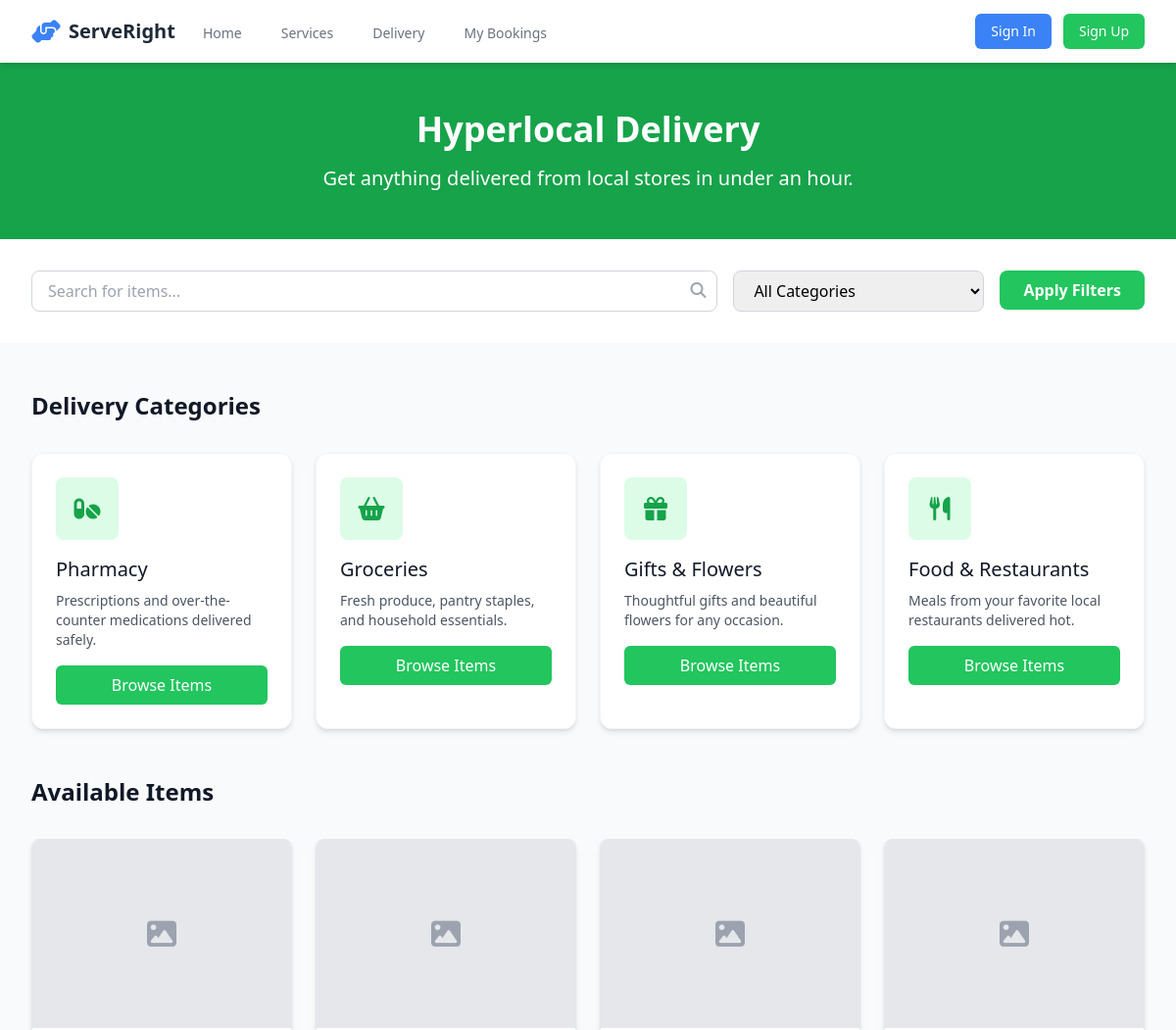
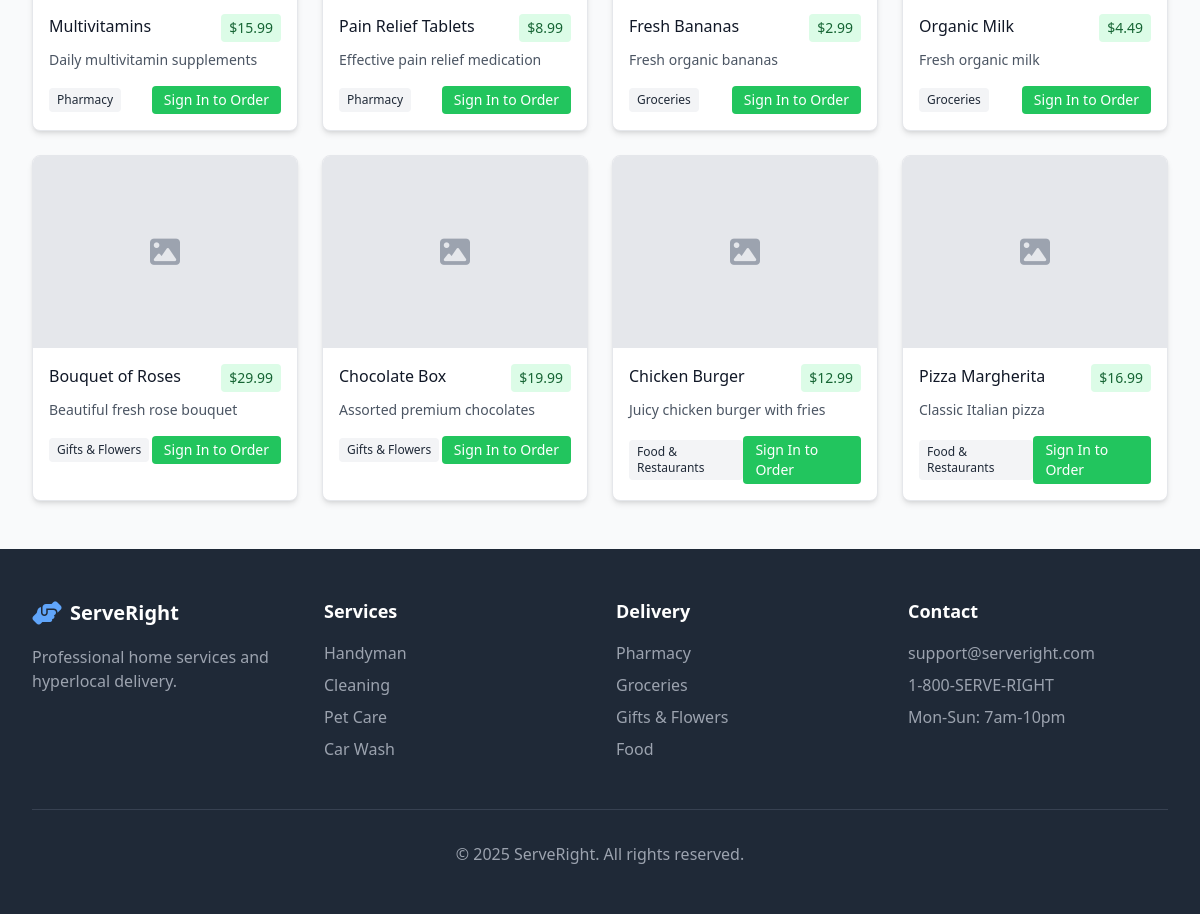
Screenshot of /delivery.php with the database file from the repository (2 pictures, top to bottom).
### tables this page shows
CREATE TABLE delivery_categories (
    id INT AUTO_INCREMENT PRIMARY KEY,
    name VARCHAR(100) NOT NULL,
    description TEXT,
    icon_class VARCHAR(50)
);

CREATE TABLE delivery_items (
    id INT AUTO_INCREMENT PRIMARY KEY,
    category_id INT,
    name VARCHAR(100) NOT NULL,
    description TEXT,
    price DECIMAL(10,2) NOT NULL,
    image_url VARCHAR(255),
    is_available BOOLEAN DEFAULT TRUE,
    FOREIGN KEY (category_id) REFERENCES delivery_categories(id)
);

### config.php (called while the page is built, shortened)
<?php
function is_logged_in() {
    return isset($_SESSION['user_id']);
}
?>

### delivery.php (the view, shortened to what this page needs)
<?php
require_once 'config.php';
$search = isset($_GET['search']) ? sanitize_input($_GET['search']) : '';
$category_id = isset($_GET['category_id']) ? intval($_GET['category_id']) : 0;
$conn = get_db_connection();
$categories_sql = "SELECT * FROM delivery_categories";
$categories_result = mysqli_query($conn, $categories_sql);
$categories = mysqli_fetch_all($categories_result, MYSQLI_ASSOC);
$items_sql = "SELECT di.*, dc.name as category_name
              FROM delivery_items di
              JOIN delivery_categories dc ON di.category_id = dc.id
              WHERE di.is_available = TRUE";
$items_sql .= " ORDER BY di.category_id, di.name";
$stmt = mysqli_prepare($conn, $items_sql);
mysqli_stmt_execute($stmt);
$items_result = mysqli_stmt_get_result($stmt);
$items = mysqli_fetch_all($items_result, MYSQLI_ASSOC);
?>
<!DOCTYPE html>
<html lang="en">
<head>
    <script src="https://cdn.tailwindcss.com"></script>
    <link rel="stylesheet" href="https://cdnjs.cloudflare.com/ajax/libs/font-awesome/6.4.0/css/all.min.css">
</head>
<body class="bg-gray-50">
    <?php include 'navigation.php'; ?>
    <section class="bg-green-600 text-white py-12">
        <div class="max-w-7xl mx-auto px-4 sm:px-6 lg:px-8">
            <div class="text-center">
                <h1 class="text-4xl font-bold">Hyperlocal Delivery</h1>
                <p class="mt-4 text-xl">Get anything delivered from local stores in under an hour.</p>
            </div>
        </div>
    </section>
    <section class="py-8 bg-white">
        <div class="max-w-7xl mx-auto px-4 sm:px-6 lg:px-8">
            <form method="GET" class="flex flex-col md:flex-row gap-4">
                <div class="flex-1">
                    <div class="relative">
                        <input type="text" name="search" placeholder="Search for items..."
                               value="<?php echo htmlspecialchars($search); ?>"
                               class="w-full px-4 py-2 border border-gray-300 rounded-lg focus:ring-2 focus:ring-green-500 focus:border-green-500">
                        <button type="submit" class="absolute right-3 top-2 text-gray-400 hover:text-gray-600">
                            <i class="fas fa-search"></i>
                        </button>
                    </div>
                </div>
                <div class="md:w-64">
                    <select name="category_id" class="w-full px-4 py-2 border border-gray-300 rounded-lg focus:ring-2 focus:ring-green-500 focus:border-green-500">
                        <option value="0" <?php echo $category_id == 0 ? 'selected' : ''; ?>>All Categories</option>
                    </select>
                </div>
                <div>
                    <button type="submit" class="w-full md:w-auto bg-green-500 hover:bg-green-600 text-white px-6 py-2 rounded-lg font-semibold transition duration-300">
                        Apply Filters
                    </button>
                </div>
            </form>
        </div>
    </section>
    <section class="py-12">
        <div class="max-w-7xl mx-auto px-4 sm:px-6 lg:px-8">
            <div class="mb-12">
                <h2 class="text-2xl font-bold text-gray-900 mb-8">Delivery Categories</h2>
                <div class="grid grid-cols-1 sm:grid-cols-2 lg:grid-cols-4 gap-6">
                    <?php foreach ($categories as $category): ?>
                        <div class="category-card bg-white rounded-xl shadow-md overflow-hidden border border-gray-100">
                            <div class="p-6">
                                <div class="flex items-center justify-center w-16 h-16 bg-green-100 rounded-lg mb-4">
                                    <i class="<?php echo $category['icon_class']; ?> text-green-600 text-2xl"></i>
                                </div>
                                <h3 class="text-xl font-medium text-gray-900"><?php echo $category['name']; ?></h3>
                                <p class="mt-2 text-gray-600 text-sm"><?php echo $category['description']; ?></p>
                                <button onclick="filterByCategory(<?php echo $category['id']; ?>)"
                                        class="mt-4 w-full bg-green-500 hover:bg-green-600 text-white py-2 px-4 rounded-md font-medium transition duration-300">
                                    Browse Items
                                </button>
                            </div>
                        </div>
                    <?php endforeach; ?>
                </div>
            </div>
            <div>
                <h2 class="text-2xl font-bold text-gray-900 mb-8">Available Items</h2>
                <?php if (empty($items)): ?>
                    <div class="text-center py-12">
                        <i class="fas fa-search text-gray-400 text-5xl mb-4"></i>
                        <h3 class="text-xl font-semibold text-gray-900">No items found</h3>
                        <p class="text-gray-600 mt-2">Try adjusting your search criteria</p>
                    </div>
                <?php else: ?>
                    <div class="grid grid-cols-1 md:grid-cols-2 lg:grid-cols-4 gap-6">
                        <?php foreach ($items as $item): ?>
                            <div class="item-card bg-white rounded-lg shadow-md overflow-hidden border border-gray-200">
                                <div class="h-48 bg-gray-200 flex items-center justify-center">
                                    <i class="fas fa-image text-gray-400 text-3xl"></i>
                                </div>
                                <div class="p-4">
                                    <div class="flex justify-between items-start mb-2">
                                        <h3 class="font-medium text-gray-900"><?php echo $item['name']; ?></h3>
                                        <span class="bg-green-100 text-green-800 text-sm font-medium px-2 py-1 rounded">
                                            $<?php echo $item['price']; ?>
                                        </span>
                                    </div>
                                    <p class="text-gray-600 text-sm mb-4"><?php echo $item['description']; ?></p>
                                    <div class="flex items-center justify-between">
                                        <span class="bg-gray-100 text-gray-800 text-xs font-medium px-2 py-1 rounded">
                                            <?php echo $item['category_name']; ?>
                                        </span>
                                        <?php if (is_logged_in()): ?>
                                            <button onclick="openOrderModal(<?php echo $item['id']; ?>, '<?php echo addslashes($item['name']); ?>', <?php echo $item['price']; ?>)"
                                                    class="bg-green-500 hover:bg-green-600 text-white px-3 py-1 rounded text-sm font-medium transition duration-300">
                                                Order Now
                                            </button>
                                        <?php else: ?>
                                            <a href="signin.php" class="bg-green-500 hover:bg-green-600 text-white px-3 py-1 rounded text-sm font-medium transition duration-300">
                                                Sign In to Order
                                            </a>
                                        <?php endif; ?>
                                    </div>
                                </div>
                            </div>
                        <?php endforeach; ?>
                    </div>
                <?php endif; ?>
            </div>
        </div>
    </section>
    <?php include 'footer.php'; ?>
</body>
</html>

### navigation.php (shortened to what this page needs)
<nav class="bg-white shadow-md sticky top-0 z-50">
    <div class="max-w-7xl mx-auto px-4 sm:px-6 lg:px-8">
        <div class="flex justify-between h-16">
            <div class="flex items-center">
                <a href="index.php" class="flex-shrink-0 flex items-center">
                    <i class="fas fa-hands-helping text-blue-500 text-2xl mr-2"></i>
                    <span class="font-bold text-xl text-gray-800">ServeRight</span>
                </a>
                <div class="hidden md:ml-6 md:flex md:space-x-8">
                    <a href="index.php" class="text-gray-500 hover:text-gray-700 inline-flex items-center px-1 pt-1 text-sm font-medium">Home</a>
                    <a href="services.php" class="text-gray-500 hover:text-gray-700 inline-flex items-center px-1 pt-1 text-sm font-medium">Services</a>
                    <a href="delivery.php" class="text-gray-500 hover:text-gray-700 inline-flex items-center px-1 pt-1 text-sm font-medium">Delivery</a>
                    <a href="bookings.php" class="text-gray-500 hover:text-gray-700 inline-flex items-center px-1 pt-1 text-sm font-medium">My Bookings</a>
                </div>
            </div>
            <div class="flex items-center">
                <div class="hidden md:ml-4 md:flex md:items-center space-x-3">
                    <?php if (is_logged_in()): ?>
                        <a href="dashboard.php" class="text-gray-700 hover:text-blue-600 text-sm font-medium">Dashboard</a>
                        <a href="profile.php" class="text-gray-700 hover:text-blue-600 text-sm font-medium">Profile</a>
                        <a href="logout.php" class="bg-red-500 hover:bg-red-600 text-white px-4 py-2 rounded-md text-sm font-medium">Logout</a>
                    <?php else: ?>
                        <a href="signin.php" class="bg-blue-500 hover:bg-blue-600 text-white px-4 py-2 rounded-md text-sm font-medium">Sign In</a>
                        <a href="signup.php" class="bg-green-500 hover:bg-green-600 text-white px-4 py-2 rounded-md text-sm font-medium">Sign Up</a>
                    <?php endif; ?>
                </div>
            </div>
        </div>
    </div>
</nav>

### footer.php
<footer class="bg-gray-800 text-white py-12">
    <div class="max-w-7xl mx-auto px-4 sm:px-6 lg:px-8">
        <div class="grid grid-cols-1 md:grid-cols-4 gap-8">
            <div>
                <div class="flex items-center">
                    <i class="fas fa-hands-helping text-blue-400 text-2xl mr-2"></i>
                    <span class="font-bold text-xl">ServeRight</span>
                </div>
                <p class="mt-4 text-gray-400">Professional home services and hyperlocal delivery.</p>
            </div>
            <div>
                <h3 class="text-lg font-semibold">Services</h3>
                <ul class="mt-4 space-y-2">
                    <li><a href="services.php" class="text-gray-400 hover:text-white">Handyman</a></li>
                    <li><a href="services.php" class="text-gray-400 hover:text-white">Cleaning</a></li>
                    <li><a href="services.php" class="text-gray-400 hover:text-white">Pet Care</a></li>
                    <li><a href="services.php" class="text-gray-400 hover:text-white">Car Wash</a></li>
                </ul>
            </div>
            <div>
                <h3 class="text-lg font-semibold">Delivery</h3>
                <ul class="mt-4 space-y-2">
                    <li><a href="delivery.php" class="text-gray-400 hover:text-white">Pharmacy</a></li>
                    <li><a href="delivery.php" class="text-gray-400 hover:text-white">Groceries</a></li>
                    <li><a href="delivery.php" class="text-gray-400 hover:text-white">Gifts & Flowers</a></li>
                    <li><a href="delivery.php" class="text-gray-400 hover:text-white">Food</a></li>
                </ul>
            </div>
            <div>
                <h3 class="text-lg font-semibold">Contact</h3>
                <ul class="mt-4 space-y-2">
                    <li class="text-gray-400">support@serveright.com</li>
                    <li class="text-gray-400">1-800-SERVE-RIGHT</li>
                    <li class="text-gray-400">Mon-Sun: 7am-10pm</li>
                </ul>
            </div>
        </div>
        <div class="mt-12 pt-8 border-t border-gray-700 text-center text-gray-400">
            <p>&copy; 2025 ServeRight. All rights reserved.</p>
        </div>
    </div>
</footer>

### delivery.php (style rules this page uses)
.category-card, .item-card { transition: transform 0.3s ease, box-shadow 0.3s ease; }

### rows the page displays
delivery_categories: name "Pharmacy", description "Prescriptions and over-the-counter medications delivered safely."
delivery_categories: name "Groceries", description "Fresh produce, pantry staples, and household essentials."
delivery_categories: name "Gifts & Flowers", description "Thoughtful gifts and beautiful flowers for any occasion."
delivery_categories: name "Food & Restaurants", description "Meals from your favorite local restaurants delivered hot."
delivery_items: name "Multivitamins", price "15.99", description "Daily multivitamin supplements", category.name "Pharmacy"
delivery_items: name "Pain Relief Tablets", price "8.99", description "Effective pain relief medication", category.name "Pharmacy"
delivery_items: name "Fresh Bananas", price "2.99", description "Fresh organic bananas", category.name "Groceries"
delivery_items: name "Organic Milk", price "4.49", description "Fresh organic milk", category.name "Groceries"
delivery_items: name "Bouquet of Roses", price "29.99", description "Beautiful fresh rose bouquet", category.name "Gifts & Flowers"
delivery_items: name "Chocolate Box", price "19.99", description "Assorted premium chocolates", category.name "Gifts & Flowers"
delivery_items: name "Chicken Burger", price "12.99", description "Juicy chicken burger with fries", category.name "Food & Restaurants"
delivery_items: name "Pizza Margherita", price "16.99", description "Classic Italian pizza", category.name "Food & Restaurants"
